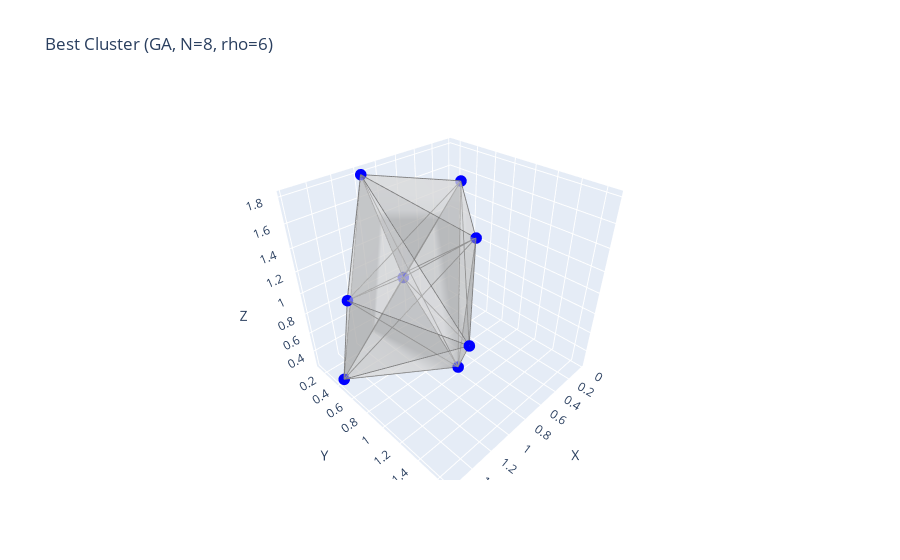
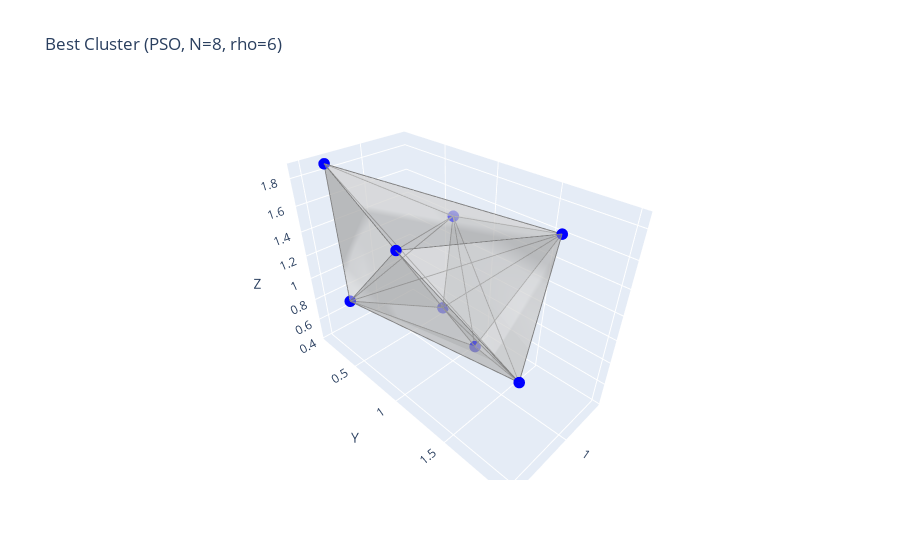

Here is the notebook cell these charts were saved with, in order:
### Code cell
import numpy as np
import plotly.graph_objects as go
from scipy.spatial import Delaunay

def visualize_cluster_plotly(positions, title):
    x, y, z = positions[:, 0], positions[:, 1], positions[:, 2]
    tri = Delaunay(positions).convex_hull
    
    fig = go.Figure()
    
    fig.add_trace(go.Scatter3d(
        x=x, y=y, z=z,
        mode='markers',
        marker=dict(size=4, color='blue')
    ))
    
    for i in range(len(positions)):
        for j in range(i + 1, len(positions)):
            fig.add_trace(go.Scatter3d(
                x=[positions[i][0], positions[j][0]],
                y=[positions[i][1], positions[j][1]],
                z=[positions[i][2], positions[j][2]],
                mode='lines',
                line=dict(color='gray', width=2)
            ))
    
    fig.add_trace(go.Mesh3d(
        x=x, y=y, z=z,
        i=tri[:, 0], j=tri[:, 1], k=tri[:, 2],
        opacity=0.5,
        color='lightgray'
    ))
    
    fig.update_layout(
        title=title,
        scene=dict(
            xaxis_title='X',
            yaxis_title='Y',
            zaxis_title='Z'
        ),
        showlegend=False
    )
    
    fig.show()

# Przykładowa wizualizacja najlepszego klastra dla N=8, rho=6
best_cluster_ga, _ = genetic_algorithm(8, 6)
best_cluster_pso, _ = pso(8, 6)

visualize_cluster_plotly(best_cluster_ga, "Best Cluster (GA, N=8, rho=6)")
visualize_cluster_plotly(best_cluster_pso, "Best Cluster (PSO, N=8, rho=6)")

### Figure 1 — Plotly figure (JSON) as saved in the notebook; plotly's stock layout.template omitted (floating-point values rounded to 4 significant figures)
{"data": [{"marker": {"color": "blue", "size": 4}, "mode": "markers", "type": "scatter3d", "x": [1.417, 0.9776, 0.755, 0.6652, 0.02766, 1.565, 1.01, 1.571], "y": [1.663, 0.1276, 0.2675, 1.023, 0.2582, 0.4178, 1.192, 0.6878], "z": [1.346, 1.795, 0.8328, 1.485, 1.513, 0.2708, 0.5664, 1.228]}, {"line": {"color": "gray", "width": 2}, "mode": "lines", "type": "scatter3d", "x": [1.417, 0.9776], "y": [1.663, 0.1276], "z": [1.346, 1.795]}, {"line": {"color": "gray", "width": 2}, "mode": "lines", "type": "scatter3d", "x": [1.417, 0.755], "y": [1.663, 0.2675], "z": [1.346, 0.8328]}, {"line": {"color": "gray", "width": 2}, "mode": "lines", "type": "scatter3d", "x": [1.417, 0.6652], "y": [1.663, 1.023], "z": [1.346, 1.485]}, {"line": {"color": "gray", "width": 2}, "mode": "lines", "type": "scatter3d", "x": [1.417, 0.02766], "y": [1.663, 0.2582], "z": [1.346, 1.513]}, {"line": {"color": "gray", "width": 2}, "mode": "lines", "type": "scatter3d", "x": [1.417, 1.565], "y": [1.663, 0.4178], "z": [1.346, 0.2708]}, {"line": {"color": "gray", "width": 2}, "mode": "lines", "type": "scatter3d", "x": [1.417, 1.01], "y": [1.663, 1.192], "z": [1.346, 0.5664]}, {"line": {"color": "gray", "width": 2}, "mode": "lines", "type": "scatter3d", "x": [1.417, 1.571], "y": [1.663, 0.6878], "z": [1.346, 1.228]}, {"line": {"color": "gray", "width": 2}, "mode": "lines", "type": "scatter3d", "x": [0.9776, 0.755], "y": [0.1276, 0.2675], "z": [1.795, 0.8328]}, {"line": {"color": "gray", "width": 2}, "mode": "lines", "type": "scatter3d", "x": [0.9776, 0.6652], "y": [0.1276, 1.023], "z": [1.795, 1.485]}, {"line": {"color": "gray", "width": 2}, "mode": "lines", "type": "scatter3d", "x": [0.9776, 0.02766], "y": [0.1276, 0.2582], "z": [1.795, 1.513]}, {"line": {"color": "gray", "width": 2}, "mode": "lines", "type": "scatter3d", "x": [0.9776, 1.565], "y": [0.1276, 0.4178], "z": [1.795, 0.2708]}, {"line": {"color": "gray", "width": 2}, "mode": "lines", "type": "scatter3d", "x": [0.9776, 1.01], "y": [0.1276, 1.192], "z": [1.795, 0.5664]}, {"line": {"color": "gray", "width": 2}, "mode": "lines", "type": "scatter3d", "x": [0.9776, 1.571], "y": [0.1276, 0.6878], "z": [1.795, 1.228]}, {"line": {"color": "gray", "width": 2}, "mode": "lines", "type": "scatter3d", "x": [0.755, 0.6652], "y": [0.2675, 1.023], "z": [0.8328, 1.485]}, {"line": {"color": "gray", "width": 2}, "mode": "lines", "type": "scatter3d", "x": [0.755, 0.02766], "y": [0.2675, 0.2582], "z": [0.8328, 1.513]}, {"line": {"color": "gray", "width": 2}, "mode": "lines", "type": "scatter3d", "x": [0.755, 1.565], "y": [0.2675, 0.4178], "z": [0.8328, 0.2708]}, {"line": {"color": "gray", "width": 2}, "mode": "lines", "type": "scatter3d", "x": [0.755, 1.01], "y": [0.2675, 1.192], "z": [0.8328, 0.5664]}, {"line": {"color": "gray", "width": 2}, "mode": "lines", "type": "scatter3d", "x": [0.755, 1.571], "y": [0.2675, 0.6878], "z": [0.8328, 1.228]}, {"line": {"color": "gray", "width": 2}, "mode": "lines", "type": "scatter3d", "x": [0.6652, 0.02766], "y": [1.023, 0.2582], "z": [1.485, 1.513]}, {"line": {"color": "gray", "width": 2}, "mode": "lines", "type": "scatter3d", "x": [0.6652, 1.565], "y": [1.023, 0.4178], "z": [1.485, 0.2708]}, {"line": {"color": "gray", "width": 2}, "mode": "lines", "type": "scatter3d", "x": [0.6652, 1.01], "y": [1.023, 1.192], "z": [1.485, 0.5664]}, {"line": {"color": "gray", "width": 2}, "mode": "lines", "type": "scatter3d", "x": [0.6652, 1.571], "y": [1.023, 0.6878], "z": [1.485, 1.228]}, {"line": {"color": "gray", "width": 2}, "mode": "lines", "type": "scatter3d", "x": [0.02766, 1.565], "y": [0.2582, 0.4178], "z": [1.513, 0.2708]}, {"line": {"color": "gray", "width": 2}, "mode": "lines", "type": "scatter3d", "x": [0.02766, 1.01], "y": [0.2582, 1.192], "z": [1.513, 0.5664]}, {"line": {"color": "gray", "width": 2}, "mode": "lines", "type": "scatter3d", "x": [0.02766, 1.571], "y": [0.2582, 0.6878], "z": [1.513, 1.228]}, {"line": {"color": "gray", "width": 2}, "mode": "lines", "type": "scatter3d", "x": [1.565, 1.01], "y": [0.4178, 1.192], "z": [0.2708, 0.5664]}, {"line": {"color": "gray", "width": 2}, "mode": "lines", "type": "scatter3d", "x": [1.565, 1.571], "y": [0.4178, 0.6878], "z": [0.2708, 1.228]}, {"line": {"color": "gray", "width": 2}, "mode": "lines", "type": "scatter3d", "x": [1.01, 1.571], "y": [1.192, 0.6878], "z": [0.5664, 1.228]}, {"color": "lightgray", "i": [5, 6, 1, 3, 3, 1, 2, 2, 3, 2, 3, 2], "j": [0, 5, 0, 1, 6, 5, 1, 6, 1, 1, 6, 6], "k": [7, 0, 7, 0, 0, 7, 5, 5, 4, 4, 4, 4], "opacity": 0.5, "type": "mesh3d", "x": [1.417, 0.9776, 0.755, 0.6652, 0.02766, 1.565, 1.01, 1.571], "y": [1.663, 0.1276, 0.2675, 1.023, 0.2582, 0.4178, 1.192, 0.6878], "z": [1.346, 1.795, 0.8328, 1.485, 1.513, 0.2708, 0.5664, 1.228]}], "layout": {"scene": {"xaxis": {"title": {"text": "X"}}, "yaxis": {"title": {"text": "Y"}}, "zaxis": {"title": {"text": "Z"}}}, "showlegend": false, "title": {"text": "Best Cluster (GA, N=8, rho=6)"}}}

### Figure 2 — Plotly figure (JSON) as saved in the notebook; plotly's stock layout.template omitted (floating-point values rounded to 4 significant figures)
{"data": [{"marker": {"color": "blue", "size": 4}, "mode": "markers", "type": "scatter3d", "x": [0.612, 1.555, 1.351, 1.08, 1.528, 0.6491, 0.6971, 1.481], "y": [0.4864, 1.997, 0.1049, 1.294, 1.063, 0.6497, 1.615, 0.3924], "z": [0.4301, 1.302, 1.857, 0.7798, 1.645, 1.41, 1.644, 0.9112]}, {"line": {"color": "gray", "width": 2}, "mode": "lines", "type": "scatter3d", "x": [0.612, 1.555], "y": [0.4864, 1.997], "z": [0.4301, 1.302]}, {"line": {"color": "gray", "width": 2}, "mode": "lines", "type": "scatter3d", "x": [0.612, 1.351], "y": [0.4864, 0.1049], "z": [0.4301, 1.857]}, {"line": {"color": "gray", "width": 2}, "mode": "lines", "type": "scatter3d", "x": [0.612, 1.08], "y": [0.4864, 1.294], "z": [0.4301, 0.7798]}, {"line": {"color": "gray", "width": 2}, "mode": "lines", "type": "scatter3d", "x": [0.612, 1.528], "y": [0.4864, 1.063], "z": [0.4301, 1.645]}, {"line": {"color": "gray", "width": 2}, "mode": "lines", "type": "scatter3d", "x": [0.612, 0.6491], "y": [0.4864, 0.6497], "z": [0.4301, 1.41]}, {"line": {"color": "gray", "width": 2}, "mode": "lines", "type": "scatter3d", "x": [0.612, 0.6971], "y": [0.4864, 1.615], "z": [0.4301, 1.644]}, {"line": {"color": "gray", "width": 2}, "mode": "lines", "type": "scatter3d", "x": [0.612, 1.481], "y": [0.4864, 0.3924], "z": [0.4301, 0.9112]}, {"line": {"color": "gray", "width": 2}, "mode": "lines", "type": "scatter3d", "x": [1.555, 1.351], "y": [1.997, 0.1049], "z": [1.302, 1.857]}, {"line": {"color": "gray", "width": 2}, "mode": "lines", "type": "scatter3d", "x": [1.555, 1.08], "y": [1.997, 1.294], "z": [1.302, 0.7798]}, {"line": {"color": "gray", "width": 2}, "mode": "lines", "type": "scatter3d", "x": [1.555, 1.528], "y": [1.997, 1.063], "z": [1.302, 1.645]}, {"line": {"color": "gray", "width": 2}, "mode": "lines", "type": "scatter3d", "x": [1.555, 0.6491], "y": [1.997, 0.6497], "z": [1.302, 1.41]}, {"line": {"color": "gray", "width": 2}, "mode": "lines", "type": "scatter3d", "x": [1.555, 0.6971], "y": [1.997, 1.615], "z": [1.302, 1.644]}, {"line": {"color": "gray", "width": 2}, "mode": "lines", "type": "scatter3d", "x": [1.555, 1.481], "y": [1.997, 0.3924], "z": [1.302, 0.9112]}, {"line": {"color": "gray", "width": 2}, "mode": "lines", "type": "scatter3d", "x": [1.351, 1.08], "y": [0.1049, 1.294], "z": [1.857, 0.7798]}, {"line": {"color": "gray", "width": 2}, "mode": "lines", "type": "scatter3d", "x": [1.351, 1.528], "y": [0.1049, 1.063], "z": [1.857, 1.645]}, {"line": {"color": "gray", "width": 2}, "mode": "lines", "type": "scatter3d", "x": [1.351, 0.6491], "y": [0.1049, 0.6497], "z": [1.857, 1.41]}, {"line": {"color": "gray", "width": 2}, "mode": "lines", "type": "scatter3d", "x": [1.351, 0.6971], "y": [0.1049, 1.615], "z": [1.857, 1.644]}, {"line": {"color": "gray", "width": 2}, "mode": "lines", "type": "scatter3d", "x": [1.351, 1.481], "y": [0.1049, 0.3924], "z": [1.857, 0.9112]}, {"line": {"color": "gray", "width": 2}, "mode": "lines", "type": "scatter3d", "x": [1.08, 1.528], "y": [1.294, 1.063], "z": [0.7798, 1.645]}, {"line": {"color": "gray", "width": 2}, "mode": "lines", "type": "scatter3d", "x": [1.08, 0.6491], "y": [1.294, 0.6497], "z": [0.7798, 1.41]}, {"line": {"color": "gray", "width": 2}, "mode": "lines", "type": "scatter3d", "x": [1.08, 0.6971], "y": [1.294, 1.615], "z": [0.7798, 1.644]}, {"line": {"color": "gray", "width": 2}, "mode": "lines", "type": "scatter3d", "x": [1.08, 1.481], "y": [1.294, 0.3924], "z": [0.7798, 0.9112]}, {"line": {"color": "gray", "width": 2}, "mode": "lines", "type": "scatter3d", "x": [1.528, 0.6491], "y": [1.063, 0.6497], "z": [1.645, 1.41]}, {"line": {"color": "gray", "width": 2}, "mode": "lines", "type": "scatter3d", "x": [1.528, 0.6971], "y": [1.063, 1.615], "z": [1.645, 1.644]}, {"line": {"color": "gray", "width": 2}, "mode": "lines", "type": "scatter3d", "x": [1.528, 1.481], "y": [1.063, 0.3924], "z": [1.645, 0.9112]}, {"line": {"color": "gray", "width": 2}, "mode": "lines", "type": "scatter3d", "x": [0.6491, 0.6971], "y": [0.6497, 1.615], "z": [1.41, 1.644]}, {"line": {"color": "gray", "width": 2}, "mode": "lines", "type": "scatter3d", "x": [0.6491, 1.481], "y": [0.6497, 0.3924], "z": [1.41, 0.9112]}, {"line": {"color": "gray", "width": 2}, "mode": "lines", "type": "scatter3d", "x": [0.6971, 1.481], "y": [1.615, 0.3924], "z": [1.644, 0.9112]}, {"color": "lightgray", "i": [6, 5, 7, 5, 7, 6, 4, 7, 4, 5, 4, 4], "j": [3, 6, 2, 2, 3, 3, 6, 3, 7, 6, 6, 7], "k": [0, 0, 0, 0, 0, 1, 1, 1, 1, 2, 2, 2], "opacity": 0.5, "type": "mesh3d", "x": [0.612, 1.555, 1.351, 1.08, 1.528, 0.6491, 0.6971, 1.481], "y": [0.4864, 1.997, 0.1049, 1.294, 1.063, 0.6497, 1.615, 0.3924], "z": [0.4301, 1.302, 1.857, 0.7798, 1.645, 1.41, 1.644, 0.9112]}], "layout": {"scene": {"xaxis": {"title": {"text": "X"}}, "yaxis": {"title": {"text": "Y"}}, "zaxis": {"title": {"text": "Z"}}}, "showlegend": false, "title": {"text": "Best Cluster (PSO, N=8, rho=6)"}}}
